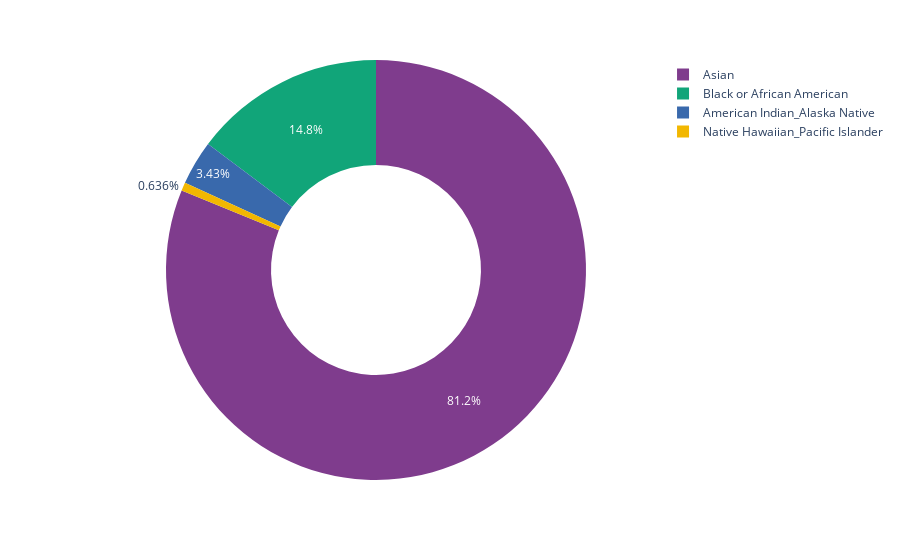

Notebook cell for this chart:
### Code cell
fig = px.pie(df_NoW_BIPOC, values = 'NumFirms', names = 'Race', hole = .5, color_discrete_sequence= px.colors.qualitative.Bold)
fig.show()

### Figure 1 — Plotly figure (JSON) as saved in the notebook; plotly's stock layout.template omitted (floating-point values rounded to 4 significant figures; data arrays with more than 128 entries replaced by an {"elided": "..."} marker saying what was removed)
{"data": [{"domain": {"x": [0, 1], "y": [0, 1]}, "hole": 0.5, "hovertemplate": "Race=%{label}<br>NumFirms=%{value}<extra></extra>", "labels": {"elided": "658 str values"}, "legendgroup": "", "name": "", "showlegend": true, "type": "pie", "values": {"elided": "658 int values"}}], "layout": {"legend": {"tracegroupgap": 0}, "margin": {"t": 60}, "piecolorway": ["rgb(127, 60, 141)", "rgb(17, 165, 121)", "rgb(57, 105, 172)", "rgb(242, 183, 1)", "rgb(231, 63, 116)", "rgb(128, 186, 90)", "rgb(230, 131, 16)", "rgb(0, 134, 149)", "rgb(207, 28, 144)", "rgb(249, 123, 114)", "rgb(165, 170, 153)"]}}
